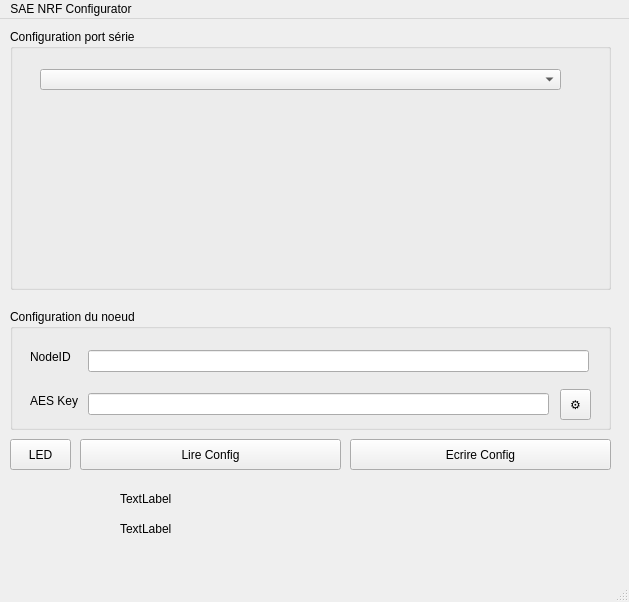
<?xml version="1.0" encoding="UTF-8"?>
<ui version="4.0">
 <class>MainWindow</class>
 <widget class="QMainWindow" name="MainWindow">
  <property name="geometry">
   <rect>
    <x>0</x>
    <y>0</y>
    <width>629</width>
    <height>602</height>
   </rect>
  </property>
  <property name="windowTitle">
   <string>MainWindow</string>
  </property>
  <widget class="QWidget" name="centralwidget">
   <widget class="QGroupBox" name="groupBox">
    <property name="geometry">
     <rect>
      <x>10</x>
      <y>290</y>
      <width>601</width>
      <height>121</height>
     </rect>
    </property>
    <property name="title">
     <string>Configuration du noeud</string>
    </property>
    <widget class="QLineEdit" name="AES_Key_line">
     <property name="geometry">
      <rect>
       <x>78</x>
       <y>84</y>
       <width>461</width>
       <height>22</height>
      </rect>
     </property>
    </widget>
    <widget class="QLabel" name="label_NodeID">
     <property name="geometry">
      <rect>
       <x>20</x>
       <y>40</y>
       <width>51</width>
       <height>16</height>
      </rect>
     </property>
     <property name="text">
      <string>NodeID</string>
     </property>
    </widget>
    <widget class="QLabel" name="label_AES_Key">
     <property name="geometry">
      <rect>
       <x>20</x>
       <y>84</y>
       <width>51</width>
       <height>16</height>
      </rect>
     </property>
     <property name="text">
      <string>AES Key</string>
     </property>
    </widget>
    <widget class="QToolButton" name="Generate">
     <property name="geometry">
      <rect>
       <x>550</x>
       <y>80</y>
       <width>31</width>
       <height>31</height>
      </rect>
     </property>
     <property name="text">
      <string>⚙️</string>
     </property>
     <property name="iconSize">
      <size>
       <width>30</width>
       <height>30</height>
      </size>
     </property>
    </widget>
    <widget class="QLineEdit" name="NodeID_line">
     <property name="geometry">
      <rect>
       <x>78</x>
       <y>41</y>
       <width>501</width>
       <height>22</height>
      </rect>
     </property>
    </widget>
   </widget>
   <widget class="QGroupBox" name="GB_config_port_serie">
    <property name="geometry">
     <rect>
      <x>10</x>
      <y>10</y>
      <width>601</width>
      <height>261</height>
     </rect>
    </property>
    <property name="title">
     <string>Configuration port série</string>
    </property>
    <widget class="QComboBox" name="Port_serie">
     <property name="geometry">
      <rect>
       <x>30</x>
       <y>40</y>
       <width>521</width>
       <height>21</height>
      </rect>
     </property>
    </widget>
    <widget class="QLabel" name="label_decription">
     <property name="geometry">
      <rect>
       <x>60</x>
       <y>70</y>
       <width>511</width>
       <height>16</height>
      </rect>
     </property>
     <property name="text">
      <string/>
     </property>
    </widget>
    <widget class="QLabel" name="label_manufacturer">
     <property name="geometry">
      <rect>
       <x>60</x>
       <y>100</y>
       <width>511</width>
       <height>16</height>
      </rect>
     </property>
     <property name="text">
      <string/>
     </property>
    </widget>
    <widget class="QLabel" name="label_serialNumber">
     <property name="geometry">
      <rect>
       <x>60</x>
       <y>130</y>
       <width>511</width>
       <height>16</height>
      </rect>
     </property>
     <property name="text">
      <string/>
     </property>
    </widget>
    <widget class="QLabel" name="label_location">
     <property name="geometry">
      <rect>
       <x>60</x>
       <y>160</y>
       <width>511</width>
       <height>16</height>
      </rect>
     </property>
     <property name="text">
      <string/>
     </property>
    </widget>
    <widget class="QLabel" name="label_vendorIdentifier">
     <property name="geometry">
      <rect>
       <x>60</x>
       <y>190</y>
       <width>511</width>
       <height>16</height>
      </rect>
     </property>
     <property name="text">
      <string/>
     </property>
    </widget>
    <widget class="QLabel" name="label_productIdentifier">
     <property name="geometry">
      <rect>
       <x>60</x>
       <y>220</y>
       <width>511</width>
       <height>16</height>
      </rect>
     </property>
     <property name="text">
      <string/>
     </property>
    </widget>
   </widget>
   <widget class="QPushButton" name="pushButton">
    <property name="geometry">
     <rect>
      <x>10</x>
      <y>420</y>
      <width>61</width>
      <height>31</height>
     </rect>
    </property>
    <property name="text">
     <string>LED</string>
    </property>
   </widget>
   <widget class="QPushButton" name="PB_Lire">
    <property name="geometry">
     <rect>
      <x>80</x>
      <y>420</y>
      <width>261</width>
      <height>31</height>
     </rect>
    </property>
    <property name="text">
     <string>Lire Config</string>
    </property>
   </widget>
   <widget class="QPushButton" name="PB_Ecrire">
    <property name="geometry">
     <rect>
      <x>350</x>
      <y>420</y>
      <width>261</width>
      <height>31</height>
     </rect>
    </property>
    <property name="text">
     <string>Ecrire Config</string>
    </property>
   </widget>
   <widget class="QLabel" name="NodeID_Config">
    <property name="geometry">
     <rect>
      <x>120</x>
      <y>470</y>
      <width>191</width>
      <height>20</height>
     </rect>
    </property>
    <property name="text">
     <string>TextLabel</string>
    </property>
   </widget>
   <widget class="QLabel" name="AES_Key_Config">
    <property name="geometry">
     <rect>
      <x>120</x>
      <y>500</y>
      <width>191</width>
      <height>20</height>
     </rect>
    </property>
    <property name="text">
     <string>TextLabel</string>
    </property>
   </widget>
  </widget>
  <widget class="QMenuBar" name="menubar">
   <property name="geometry">
    <rect>
     <x>0</x>
     <y>0</y>
     <width>629</width>
     <height>24</height>
    </rect>
   </property>
   <widget class="QMenu" name="menuSAE_NRF_Configurator">
    <property name="title">
     <string>SAE NRF Configurator</string>
    </property>
   </widget>
   <addaction name="menuSAE_NRF_Configurator"/>
  </widget>
  <widget class="QStatusBar" name="statusbar"/>
 </widget>
 <resources/>
 <connections/>
</ui>
